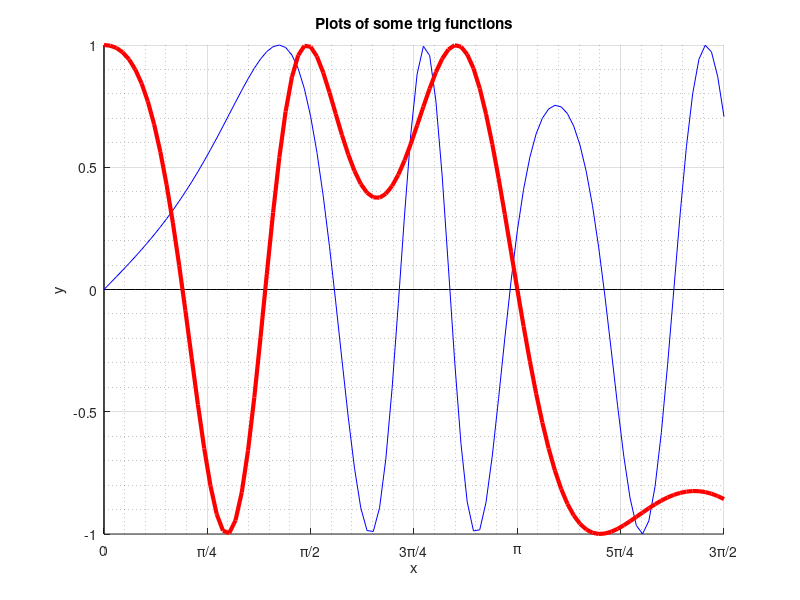

Write the MATLAB code that produced this figure.
clear; close; clc;
%Author: Adam Clements
%Summary: Plot f(t) = sin((3/2)*t*exp(-cos t)) and g(t) = cos((3/2)*t*exp(sin t))
%-------------------------------------------------------------------------
hold on
%create my t values
t = linspace(0,3*pi/2);
%create the functions
f = @(t) sin((3/2).*t.*exp(-cos(t)));
g = @(t) cos((3/2).*t.*exp(sin(t)));
%plot axis
plot(linspace(0, 3*pi/2),linspace(0,0),'Color','k')
plot(linspace(0,0),linspace(-1,1),'Color','k')
grid on;
%plot the graph
y1 = f(t);
y2 = g(t);
plot(t,y1,'b',t,y2,'r','LineWidth',3);
xlim([0 3*pi/2])
ylim([-1 1])
%labels
xlabel('x')
ylabel('y')
title("Plots of some trig functions",'FontWeight',"bold")
%grid specs
xticks([0 pi/4 pi/2 3*pi/4 pi 5*pi/4, 3*pi/2])
xticklabels({'0','\pi/4','\pi/2','3\pi/4','\pi','5\pi/4','3\pi/2'})
grid minor;
